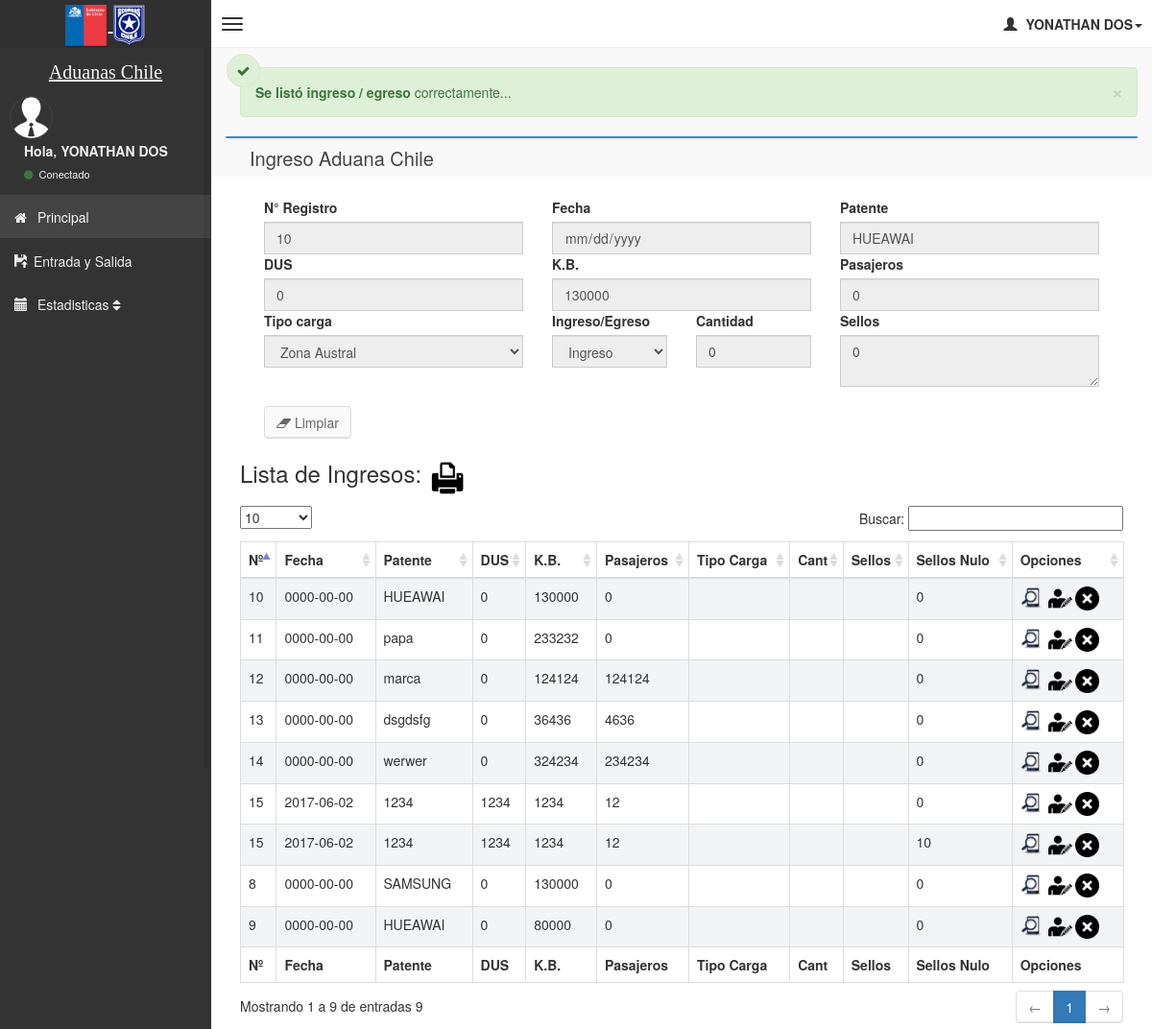
Screenshot of /index.php?mod=registroingresos&action=ver&codigo=10 (signed in) with the database file from the repository.
### tables this page shows
CREATE TABLE `ingresos` (
  `id` int(11) NOT NULL AUTO_INCREMENT,
  `dus` int(50) NOT NULL,
  `fecha` date NOT NULL,
  `patente` varchar(50) NOT NULL,
  `cantidad` int(20) DEFAULT NULL,
  `kilos` int(30) NOT NULL,
  `pasajeros` int(30) NOT NULL,
  `estado` varchar(30) NOT NULL,
  `rut` int(11) DEFAULT NULL,
  `tipo_carga` varchar(45) DEFAULT NULL,
  `tipo` varchar(45) DEFAULT NULL,
  PRIMARY KEY (`id`)
);

CREATE TABLE `sellos` (
  `id` int(12) NOT NULL AUTO_INCREMENT,
  `cantidad` int(11) NOT NULL,
  `numero` varchar(150) NOT NULL,
  `id_ingreso` int(11) NOT NULL,
  PRIMARY KEY (`id`)
);

### index.php (called while the page is built, shortened)
<?php
$bd = new GestarBD;
include 'inc/head.php';
include 'inc/header.php';
include 'inc/left_sidebar.php';
include 'inc/right_side.php';
include 'inc/opciones.php';
include 'inc/finhtml.php';

### inc/config.php (called while the page is built)
<?php
$config = array(
	"titulo"=>"Aduana",
	"subtitulo"=>"Inicio",
	"url"=>"http://{$_SERVER['HTTP_HOST']}/aduana/",
	"charset"=>"utf-8",
	"friendlyurls"=>false,
	"emailadmin"=>"",
	"emailenvios"=>"",
	"nombreenvios"=>"aduana",
	"servidor"=>"localhost",
	"basedatos"=>"aduana",
	"usuario"=>"root",
	"pass"=>"1212",
	"googleanalytics"=>false,
	"googlesiteverification"=>false,
	"mssiteverification"=>false
	); ?>

### inc/functionBD.php (called while the page is built, shortened)
<?php
class GestarBD{
	private $conect;
	private $base_datos;
	private $servidor;
	private $usuario;
	private $pass;
	function __construct()
	{
		include 'config.php';
		$this->servidor = $config['servidor'];
		$this->usuario = $config['usuario'];
		$this->pass = $config['pass'];
		$this->base_datos = $config['basedatos'];
	}
	private function conectar_base_datos() {
		if (! $this->conect = mysqli_connect($this->servidor,$this->usuario,$this->pass, $this->base_datos)) {
				echo "Error al conectar";
				exit();
			}
				mysqli_set_charset( $this->conect , 'utf8');
				return false;
	}
	public function consulta($consulta)
	{
		$this->consulta = mysqli_query($this->conect, $consulta);
	}
	public function mostrar_registros()
	{
		if ($row = mysqli_fetch_array($this->consulta)) {
			return $row;
		} else {
			return false;
		}
	}
}

### pages/registroingresos.php (the view, shortened to what this page needs)
<?php
require ('validarnum.php');
$id="";
$dus="";
$fecha="";
$patente="";
$kilos="";
$pasajeros="";
$numerosello="";
$cantidadsello="";
$readonly="";
if( isset($_GET["mod"])){
    if(isset($_GET["codigo"])){
    $codigo =$_GET["codigo"];
      $sql="select * from ingresos where id='$codigo'";
    $cs=$bd->consulta($sql);
            while ($fila=$bd->mostrar_registros()) {
                    $id=$fila["id"];
                    $dus=$fila["dus"];
                    $fecha=$fila["fecha"];
                    $patente=$fila["patente"];
                    $kilos=$fila["kilos"];
                    $pasajeros=$fila["pasajeros"];
            }
                $sql="select * from sellos where id_ingreso='$codigo'";
             $cs=$bd->consulta($sql);
            while ($fila=$bd->mostrar_registros()) {
                    $cantidadsello=$fila["cantidad"];
                    $numerosello=$fila["numero"];
            }
            if($_GET["action"]){
            echo '<div class="alert alert-success alert-dismissable">
                        <i class="fa fa-check"></i>
                        <button type="button" class="close" data-dismiss="alert" aria-hidden="true">&times;</button>
                        <b>Se listó ingreso / egreso</b> correctamente...
                    </div>';
            }
            if($_GET["action"]== "ver"){
                    $readonly="disabled";
            } else if($_GET["action"] == "eliminar"){
                    $readonly="readonly";
            }else if($_GET["action"] == "editar"){
                    $readonly="";
            }
    }
}
?>
<div class="box box-primary">
<div class="col-md-12">
        <div class="box-header">
            <h3 class="box-title">Ingreso Aduana Chile</h3>
        </div>
        <form role="form"  name="fe" action="?mod=registroingresos&nuevo=nuevo" method="post">
            <div class="box-body">
                <div class="form-group">
                    <div class="col-md-4 ">
                        <label for="numIngresos">N° Registro</label>
                        <input disabled onkeydown="return enteros(this, event)" required type="text" name="numIngresos" class="form-control" value="<?php echo $id ?>" id="numIngresos" placeholder="Número">
                    </div>
                    <div class="col-md-4 ">
                        <label for="fecha">Fecha</label>
                        <input <?php echo $readonly;?>   required type="date" name="fecha" class="form-control" value="<?php echo $fecha ?>" id="fecha" >
                    </div>
                    <div class="col-md-4 ">
                        <label for="patente">Patente</label>
                        <input <?php echo $readonly;?>    required type="tex" name="patente" class="form-control" value="<?php echo $patente ?>" id="patente" placeholder="Patente">
                    </div>
                </div>
                <div class="form-group">
                    <div class="col-md-4 ">
                        <label for="dus">DUS</label>
                        <input <?php echo $readonly;?> onkeydown="return enteros(this, event)" type="text" required name="dus" class="form-control" value="<?php echo $dus ?>" id="dus" placeholder="DUS">
                    </div>
                    <div class="col-md-4 ">
                        <label for="kb">K.B.</label>
                        <input <?php echo $readonly;?> onkeydown="return enteros(this, event)" required type="text" name="kb" class="form-control" value="<?php echo $kilos ?>" id="kb" placeholder="K.B.">
                    </div>
                    <div class="col-md-4 ">
                        <label for="pasajero">Pasajeros</label>
                        <input <?php echo $readonly;?> onkeydown="return enteros(this, event)" type="text" name="pasajero" class="form-control" value="<?php echo $pasajeros ?>" id="pasajero" placeholder="Números Pasajeros">
                    </div>
                </div>
                <div class="form-group">
                    <div class="col-md-4 ">
                        <label for="tipo_carga">Tipo carga</label>
                        <select  <?php echo $readonly;?> class="form-control" name='tipo_carga' id='tipo_carga'>
                        <?php
                        $austral = "";
                        ?>
                            <option <?php echo $austral;?>  value="Zona Austral">Zona Austral</option>
                        </select>
                    </div>
                    <div class="col-md-2 ">
                        <?php
                          $ing = "";
                        ?>
                        <label for="tipo">Ingreso/Egreso</label>
                        <select  <?php echo $readonly;?> class="form-control" name='tipo' id='tipo'>
                            <option <?php echo $ing;?>  value="Ingreso">Ingreso</option>
                        </select>
                    </div>
                </div>
                <div class="form-group">
                    <div class="col-md-2">
                        <label for="cantidad">Cantidad</label>
                        <input <?php echo $readonly;?> onkeydown="return enteros(this, event)" type="text" name="cantidad" class="form-control" value="<?php echo $cantidadsello ?>" id="cantidad" placeholder="Cantidad Sellos">
                    </div>
                 <div class="col-md-4">
                        <label for="cantidad">Sellos</label>
                        <textarea <?php echo $readonly;?> row="7" cols="20"  name="sellos" class="form-control" id="sellos" placeholder="descripcion de sellos"><?php echo $numerosello ?></textarea>
                    </div>
                    <div class="col-md-4">
                    <br>
                    <a href="?mod=registroingresos" class="btn btn-default"><i class="fa fa-eraser"></i> Limpiar</a>
                    </div>
                </div>
            </div>
        </form>
    </div>
</div>
<div class="col-md-12">
    <h3 class="box-title">
    <span style="width:750px"> Lista de Ingresos:</span>
        <a target='_blank'  href=./pdf/listaingresos.php><img src='./img/impresora.png'  width='40' alt='Edicion' title='Imprimir '></a>
    </h3>
    <table id="example1" class="table table-bordered table-striped">
        <thead>
            <tr>
                <th>Nº</th>
                <th>Fecha</th>
                <th>Patente</th>
                <th>DUS</th>
                <th>K.B.</th>
                <th>Pasajeros</th>
                <th>Tipo Carga</th>
                <th>Cant</th>
                <th>Sellos</th>
                <th>Sellos Nulo</th>
                <th>Opciones</th>
            </tr>
        </thead>
        <tbody>
        <?php
            $consulta="SELECT
                            ingresos.id as id,
                            ingresos.fecha, patente, dus, kilos, pasajeros,
                            funcionario.alias as funcionario,
                            tipo_carga,
                            tipo ,
                            sellos.cantidad as cantidad
                        FROM ingresos
                            INNER JOIN sellos ON  ingresos.id = sellos.id_ingreso
                            LEFT JOIN funcionario ON FUNCIONARIO.rut = ingresos.rut";
            $bd->consulta($consulta);
            while ($fila=$bd->mostrar_registros()) {
                echo "<tr>
                            <td>$fila[id]</td>
                            <td>$fila[fecha]</td>
                            <td>$fila[patente]</td>
                            <td>$fila[dus]</td>
                            <td>$fila[kilos] </td>
                            <td>$fila[pasajeros]</td>
                            <td>$fila[funcionario]</td>
                            <td>$fila[tipo_carga]</td>
                            <td>$fila[tipo]</td>
                            <td>$fila[cantidad]</td>
                            <td>
                                <a  href=?mod=registroingresos&action=ver&codigo=".$fila["id"].">
                                    <img src='./img/consultarr.png' width='25' alt='Edicion' title='VER LOS DATOS DE ".$fila["id"]."'>
                                </a>
                                <a  href=?mod=registroingresos&action=editar&codigo=".$fila["id"].">
                                    <img src='./img/editar.png' width='25' alt='Edicion' title='EDITAR LOS DATOS DE ".$fila["id"]."'>
                                </a>
                                <a   href=?mod=registroingresos&action=eliminar&codigo=".$fila["id"].">
                                    <img src='./img/elimina2.png'  width='25' alt='Edicion' title='ELIMINAR A   ".$fila["id"]."'>
                                </a>
                            </td>
                        </tr>";
    }
    ?>
    </tbody>
    <tfoot>
            <tr>
                <th>Nº</th>
                <th>Fecha</th>
                <th>Patente</th>
                <th>DUS</th>
                <th>K.B.</th>
                <th>Pasajeros</th>
                <th>Tipo Carga</th>
                <th>Cant</th>
                <th>Sellos</th>
                <th>Sellos Nulo</th>
                <th>Opciones</th>
            </tr>
    </tfoot>
    </table>
    </div>
</div>

### rows the page displays
ingresos: numIngresos "10", patente "HUEAWAI", dus "0", kb "130000", pasajero "0"
sellos: cantidad "0", sellos "0", id_ingreso "10", id_ingreso.fecha "0000-00-00", id_ingreso.patente "HUEAWAI", id_ingreso.dus "0", id_ingreso.kilos "130000", id_ingreso.pasajeros "0"
sellos: id_ingreso "8", id_ingreso.fecha "0000-00-00", id_ingreso.patente "SAMSUNG", id_ingreso.dus "0", id_ingreso.kilos "130000", id_ingreso.pasajeros "0", cantidad "0"
sellos: id_ingreso "9", id_ingreso.fecha "0000-00-00", id_ingreso.patente "HUEAWAI", id_ingreso.dus "0", id_ingreso.kilos "80000", id_ingreso.pasajeros "0", cantidad "0"
sellos: id_ingreso "11", id_ingreso.fecha "0000-00-00", id_ingreso.patente "papa", id_ingreso.dus "0", id_ingreso.kilos "233232", id_ingreso.pasajeros "0", cantidad "0"
sellos: id_ingreso "12", id_ingreso.fecha "0000-00-00", id_ingreso.patente "marca", id_ingreso.dus "0", id_ingreso.kilos "124124", id_ingreso.pasajeros "124124", cantidad "0"
sellos: id_ingreso "13", id_ingreso.fecha "0000-00-00", id_ingreso.patente "dsgdsfg", id_ingreso.dus "0", id_ingreso.kilos "36436", id_ingreso.pasajeros "4636", cantidad "0"
sellos: id_ingreso "14", id_ingreso.fecha "0000-00-00", id_ingreso.patente "werwer", id_ingreso.dus "0", id_ingreso.kilos "324234", id_ingreso.pasajeros "234234", cantidad "0"
sellos: id_ingreso "15", id_ingreso.fecha "2017-06-02", id_ingreso.patente "1234", id_ingreso.dus "1234", id_ingreso.kilos "1234", id_ingreso.pasajeros "12", cantidad "0"
sellos: id_ingreso "15", id_ingreso.fecha "2017-06-02", id_ingreso.patente "1234", id_ingreso.dus "1234", id_ingreso.kilos "1234", id_ingreso.pasajeros "12", cantidad "10"

### other values shown
$_SESSION['dondequeda_nombre'] "YONATHAN DOS"
